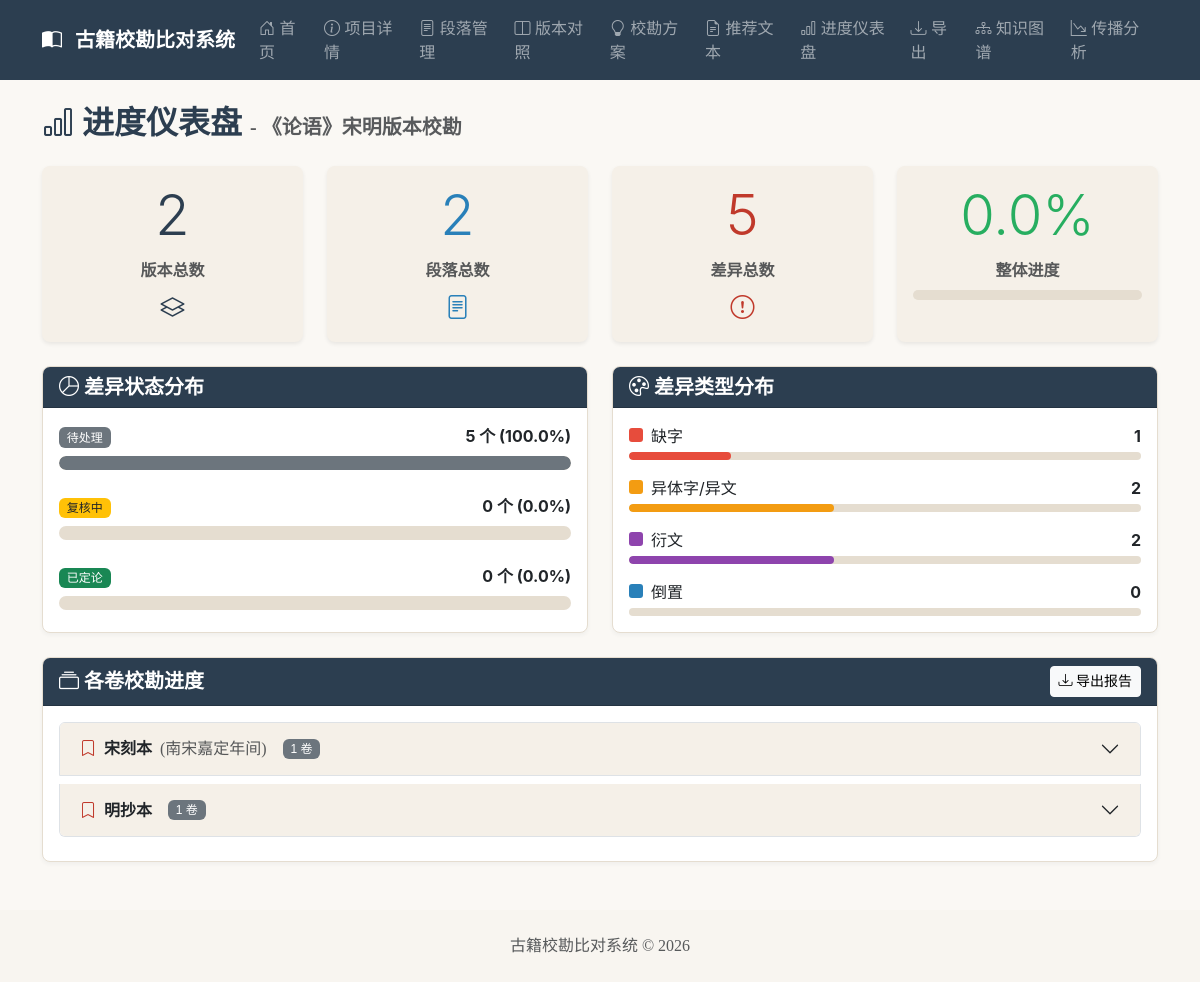
The app's page /projects/1/dashboard with its own data.
### app/models.py (models this page shows)
class Project(Base):
    __tablename__ = "project"
    id = Column(Integer, primary_key=True, autoincrement=True)
    name = Column(String(255), nullable=False)
    description = Column(Text, nullable=True)
    book_title = Column(String(255), nullable=False)
    created_at = Column(DateTime, default=datetime.now)
    versions = relationship("Version", back_populates="project", cascade="all, delete-orphan")
    diffs = relationship("Diff", back_populates="project", cascade="all, delete-orphan")

class Version(Base):
    __tablename__ = "version"
    id = Column(Integer, primary_key=True, autoincrement=True)
    project_id = Column(Integer, ForeignKey("project.id", ondelete="CASCADE"), nullable=False)
    name = Column(String(255), nullable=False)
    source = Column(Text, nullable=True)
    year = Column(String(50), nullable=True)
    __table_args__ = (UniqueConstraint("project_id", "name", name="uq_project_version_name"),)
    project = relationship("Project", back_populates="versions")
    passages = relationship("Passage", back_populates="version", cascade="all, delete-orphan")
    diffs = relationship("Diff", back_populates="version", cascade="all, delete-orphan")

### app/routers/export.py (the view)
@router.get("/projects/{project_id}/dashboard")
async def dashboard(
    request: Request,
    project_id: int,
    db: Session = Depends(get_db)
):
    from fastapi.templating import Jinja2Templates
    import os
    project = crud.get_project(db, project_id)
    if not project:
        raise HTTPException(status_code=404, detail="项目不存在")
    stats = crud.get_project_stats(db, project_id)
    diff_summary = __import__("app.business_rules", fromlist=["business_rules"]).get_diff_status_summary(db, project_id)
    versions = crud.get_versions_by_project(db, project_id)
    versions_data = []
    for v in versions:
        volumes = crud.get_volumes_by_version(db, v.id)
        volumes_data = []
        for vol in volumes:
            passages = crud.get_passages_by_version_volume(db, v.id, vol)
            total_diffs = 0
            finalized_diffs = 0
            for p in passages:
                diffs = crud.get_diffs_by_passage(db, p.id)
                total_diffs += len(diffs)
                finalized_diffs += sum(1 for d in diffs if d.status == "finalized")
            can_complete = True
            if total_diffs > 0:
                can_complete = finalized_diffs == total_diffs
            volumes_data.append({
                "volume": vol,
                "passage_count": len(passages),
                "total_diffs": total_diffs,
                "finalized_diffs": finalized_diffs,
                "progress": round((finalized_diffs / total_diffs * 100), 1) if total_diffs > 0 else 100,
                "can_complete": can_complete
            })
        versions_data.append({
            "version": v,
            "volumes": volumes_data
        })
    templates_dir = os.path.join(os.path.dirname(os.path.dirname(os.path.abspath(__file__))), "templates")
    templates = Jinja2Templates(directory=templates_dir)
    return templates.TemplateResponse("dashboard.html", {
        "request": request,
        "project": project,
        "stats": stats,
        "diff_summary": diff_summary,
        "versions_data": versions_data
    })

### app/templates/dashboard.html (shortened to what this page needs)
{% extends "base.html" %}
{% block content %}
<h2 class="mb-4" style="color: #2c3e50;">
    <i class="bi bi-bar-chart"></i> 进度仪表盘
    <small class="text-muted fs-5">- {{ project.name }}</small>
</h2>
<div class="row mb-4">
    <div class="col-md-3">
        <div class="card text-center h-100 border-0 shadow-sm" style="background-color: #f5f0e8;">
            <div class="card-body">
                <div class="display-4 mb-2" style="color: #2c3e50;">{{ stats.total_versions }}</div>
                <div class="text-muted fw-bold">版本总数</div>
                <div class="mt-2">
                    <i class="bi bi-layers fs-4" style="color: #2c3e50;"></i>
                </div>
            </div>
        </div>
    </div>
    <div class="col-md-3">
        <div class="card text-center h-100 border-0 shadow-sm" style="background-color: #f5f0e8;">
            <div class="card-body">
                <div class="display-4 mb-2" style="color: #2980b9;">{{ stats.total_passages }}</div>
                <div class="text-muted fw-bold">段落总数</div>
                <div class="mt-2">
                    <i class="bi bi-file-text fs-4" style="color: #2980b9;"></i>
                </div>
            </div>
        </div>
    </div>
    <div class="col-md-3">
        <div class="card text-center h-100 border-0 shadow-sm" style="background-color: #f5f0e8;">
            <div class="card-body">
                <div class="display-4 mb-2" style="color: #c0392b;">{{ stats.total_diffs }}</div>
                <div class="text-muted fw-bold">差异总数</div>
                <div class="mt-2">
                    <i class="bi bi-exclamation-circle fs-4" style="color: #c0392b;"></i>
                </div>
            </div>
        </div>
    </div>
    <div class="col-md-3">
        <div class="card text-center h-100 border-0 shadow-sm" style="background-color: #f5f0e8;">
            <div class="card-body">
                <div class="display-4 mb-2" style="color: #27ae60;">{{ stats.progress_percent }}%</div>
                <div class="text-muted fw-bold">整体进度</div>
                <div class="mt-2">
                    <div class="progress" style="height: 10px;">
                    </div>
                </div>
            </div>
        </div>
    </div>
</div>
<div class="row mb-4">
    <div class="col-md-6">
        <div class="card h-100">
            <div class="card-header" style="background-color: #2c3e50; color: white;">
                <h5 class="mb-0"><i class="bi bi-pie-chart"></i> 差异状态分布</h5>
            </div>
            <div class="card-body">
                {% if stats.total_diffs > 0 %}
                <div class="mb-4">
                    <div class="d-flex justify-content-between mb-2 align-items-center">
                        <div>
                            <span class="badge bg-secondary me-2">待处理</span>
                        </div>
                        <span class="fw-bold">{{ stats.pending_diffs }} 个 ({{ ((stats.pending_diffs / stats.total_diffs) * 100)|round(1) }}%)</span>
                    </div>
                    <div class="progress" style="height: 14px;">
                        <div class="progress-bar bg-secondary" role="progressbar"
                             style="width: {{ (stats.pending_diffs / stats.total_diffs * 100)|round(1) }}%;"></div>
                    </div>
                </div>
                <div class="mb-4">
                    <div class="d-flex justify-content-between mb-2 align-items-center">
                        <div>
                            <span class="badge bg-warning text-dark me-2">复核中</span>
                        </div>
                        <span class="fw-bold">{{ stats.reviewed_diffs }} 个 ({{ ((stats.reviewed_diffs / stats.total_diffs) * 100)|round(1) }}%)</span>
                    </div>
                    <div class="progress" style="height: 14px;">
                    </div>
                </div>
                <div>
                    <div class="d-flex justify-content-between mb-2 align-items-center">
                        <div>
                            <span class="badge bg-success me-2">已定论</span>
                        </div>
                        <span class="fw-bold">{{ stats.finalized_diffs }} 个 ({{ ((stats.finalized_diffs / stats.total_diffs) * 100)|round(1) }}%)</span>
                    </div>
                    <div class="progress" style="height: 14px;">
                    </div>
                </div>
                {% else %}
                <div class="text-center py-4 text-muted">
                    <i class="bi bi-pie-chart" style="font-size: 2rem;"></i>
                    <p class="mt-2 mb-0">暂无差异数据</p>
                </div>
                {% endif %}
            </div>
        </div>
    </div>
    <div class="col-md-6">
        <div class="card h-100">
            <div class="card-header" style="background-color: #2c3e50; color: white;">
                <h5 class="mb-0"><i class="bi bi-palette"></i> 差异类型分布</h5>
            </div>
            <div class="card-body">
                {% if diff_summary.total > 0 %}
                <div class="mb-3">
                    <div class="d-flex justify-content-between align-items-center">
                        <span><span style="display: inline-block; width: 14px; height: 14px; background-color: #e74c3c; border-radius: 3px;" class="me-2"></span>缺字</span>
                        <span class="fw-bold">{{ diff_summary.by_type.missing }}</span>
                    </div>
                    <div class="progress mt-1" style="height: 8px;">
                        <div class="progress-bar" role="progressbar" style="width: {{ (diff_summary.by_type.missing / diff_summary.total * 100)|round(1) }}%; background-color: #e74c3c;"></div>
                    </div>
                </div>
                <div class="mb-3">
                    <div class="d-flex justify-content-between align-items-center">
                        <span><span style="display: inline-block; width: 14px; height: 14px; background-color: #f39c12; border-radius: 3px;" class="me-2"></span>异体字/异文</span>
                        <span class="fw-bold">{{ diff_summary.by_type.variant }}</span>
                    </div>
                    <div class="progress mt-1" style="height: 8px;">
                        <div class="progress-bar" role="progressbar" style="width: {{ (diff_summary.by_type.variant / diff_summary.total * 100)|round(1) }}%; background-color: #f39c12;"></div>
                    </div>
                </div>
                <div class="mb-3">
                    <div class="d-flex justify-content-between align-items-center">
                        <span><span style="display: inline-block; width: 14px; height: 14px; background-color: #8e44ad; border-radius: 3px;" class="me-2"></span>衍文</span>
                        <span class="fw-bold">{{ diff_summary.by_type.added }}</span>
                    </div>
                    <div class="progress mt-1" style="height: 8px;">
                        <div class="progress-bar" role="progressbar" style="width: {{ (diff_summary.by_type.added / diff_summary.total * 100)|round(1) }}%; background-color: #8e44ad;"></div>
                    </div>
                </div>
                <div>
                    <div class="d-flex justify-content-between align-items-center">
                        <span><span style="display: inline-block; width: 14px; height: 14px; background-color: #2980b9; border-radius: 3px;" class="me-2"></span>倒置</span>
                        <span class="fw-bold">{{ diff_summary.by_type.reversed }}</span>
                    </div>
                    <div class="progress mt-1" style="height: 8px;">
                    </div>
                </div>
                {% else %}
                <div class="text-center py-4 text-muted">
                    <i class="bi bi-palette" style="font-size: 2rem;"></i>
                    <p class="mt-2 mb-0">暂无差异类型数据</p>
                </div>
                {% endif %}
            </div>
        </div>
    </div>
</div>
<div class="card">
    <div class="card-header d-flex justify-content-between align-items-center" style="background-color: #2c3e50; color: white;">
        <h5 class="mb-0"><i class="bi bi-collection"></i> 各卷校勘进度</h5>
        <a href="/projects/{{ project.id }}/export" class="btn btn-light btn-sm">
            <i class="bi bi-download"></i> 导出报告
        </a>
    </div>
    <div class="card-body">
        {% if versions_data %}
        <div class="accordion" id="versionAccordion">
            {% for item in versions_data %}
            <div class="accordion-item mb-2">
                <h2 class="accordion-header">
                    <button class="accordion-button collapsed" type="button" data-bs-toggle="collapse"
                            data-bs-target="#collapse{{ item.version.id }}" style="background-color: #f5f0e8;">
                        <i class="bi bi-bookmark me-2" style="color: #c0392b;"></i>
                        <strong>{{ item.version.name }}</strong>
                        {% if item.version.year %}
                        <span class="text-muted ms-2">({{ item.version.year }})</span>
                        {% endif %}
                        <span class="badge bg-secondary ms-3">{{ item.volumes|length }} 卷</span>
                    </button>
                </h2>
            </div>
            {% endfor %}
        </div>
        {% else %}
        <div class="text-center py-5 text-muted">
            <i class="bi bi-collection" style="font-size: 3rem;"></i>
            <p class="mt-3 mb-0">暂无版本数据</p>
        </div>
        {% endif %}
    </div>
</div>
{% endblock %}

### static/css/custom.css (style rules this page uses)
body { font-family: 'Noto Sans SC', -apple-system, BlinkMacSystemFont, 'Segoe UI', sans-serif; background-color: #faf8f4; color: #2c3e50; min-height: 100vh; }
h1, h2, h3, h4, h5, h6 { font-family: 'Noto Serif SC', serif; font-weight: 600; }
.card { border-radius: 8px; border: 1px solid #e5ddd0; box-shadow: 0 2px 4px rgba(44, 62, 80, 0.05); transition: box-shadow 0.3s ease; }
.card-header { border-radius: 7px 7px 0 0 !important; font-family: 'Noto Serif SC', serif; }
.progress { background-color: #e5ddd0; border-radius: 10px; }
.progress-bar { border-radius: 10px; transition: width 0.6s ease; }
.badge { font-family: 'Noto Sans SC', sans-serif; font-weight: 500; }

### records on screen
Project: name "《论语》宋明版本校勘"
Version: version.name "宋刻本", version.year "南宋嘉定年间"
Version: version.name "明抄本"

### other values on screen
{{ stats.total_versions }} "2"
{{ stats.total_passages }} "2"
{{ stats.total_diffs }} "5"
{{ stats.progress_percent }} "0.0"
{{ stats.pending_diffs }} "5"
{{ ((stats.pending_diffs / stats.total_diffs) * 100)|round(1) }} "100.0"
{{ stats.reviewed_diffs }} "0"
{{ ((stats.reviewed_diffs / stats.total_diffs) * 100)|round(1) }} "0.0"
{{ stats.finalized_diffs }} "0"
{{ ((stats.finalized_diffs / stats.total_diffs) * 100)|round(1) }} "0.0"
{{ diff_summary.by_type.missing }} "1"
{{ diff_summary.by_type.variant }} "2"
{{ diff_summary.by_type.added }} "2"
{{ diff_summary.by_type.reversed }} "0"
{{ item.volumes|length }} "1" "1"
